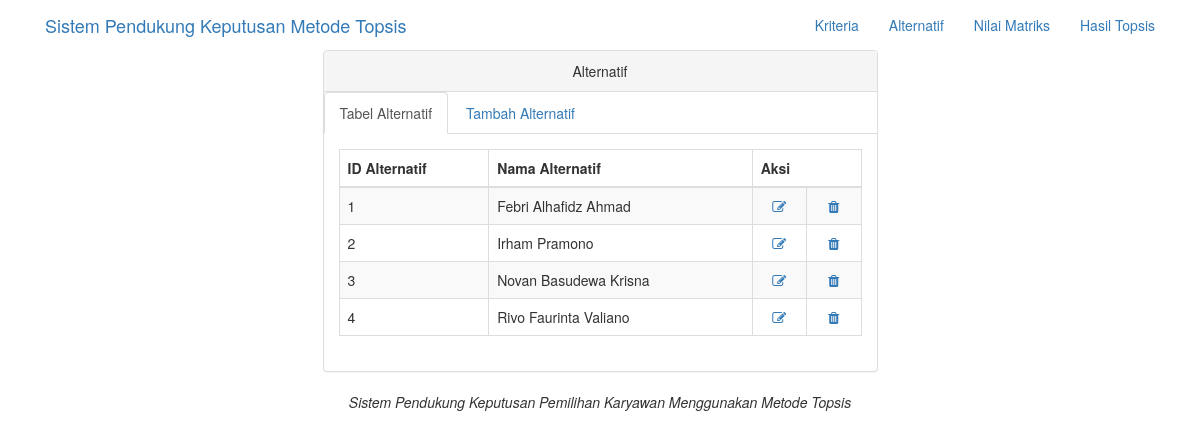
The page /alternatif.php on the database its author committed.
### tables this page shows
CREATE TABLE `tab_alternatif` (
  `id_alternatif` varchar(10) NOT NULL,
  `nama_alternatif` varchar(50) NOT NULL
);

### alternatif.php (the view, shortened to what this page needs)
<?php
include ("koneksi.php");
 ?>
<!DOCTYPE html>
<html>
  <head>
    <link href="tampilan/css/bootstrap.min.css" rel="stylesheet">
    <link href="tampilan/font-awesome/css/font-awesome.min.css" rel="stylesheet" type="text/css">
  </head>
  <body>
    <nav class="">
      <div class="container">
        <div class="navbar-header">
          <a class="navbar-brand" href="index.php">Sistem Pendukung Keputusan Metode Topsis</a>
        </div>
        <div class="collapse navbar-collapse">
          <ul class="nav navbar-nav navbar-right">
            <li>
              <a href="kriteria.php">Kriteria</a>
            </li>
            <li>
              <a href="alternatif.php">Alternatif</a>
            </li>
            <li>
              <a href="nilmat.php">Nilai Matriks</a>
            </li>
            <li>
              <a href="hastop.php">Hasil Topsis</a>
            </li>
          </ul>
        </div>
      </div>
    </nav>
    <div class="container">
      <div class="row">
        <div class="col-lg-6 col-lg-offset-3">
            <div class="panel panel-default">
                <div class="panel-heading text-center">
                    Alternatif
                </div>
                <ul class="nav nav-tabs">
                    <li class="active">
                      <a href="alternatif.php" data-toggle="tab">Tabel Alternatif</a>
                    </li>
                    <li>
                      <a href="alternatiftambah.php" data-toggle="tab">Tambah Alternatif</a>
                    </li>
                </ul>
                <div class="panel-body">
                    <div class="tab-content">
                      <div class="">
                        <table class="table table-striped table-bordered table-hover">
                          <thead >
                            <tr>
                              <th>ID Alternatif</th>
                              <th>Nama Alternatif</th>
                              <th colspan="2">Aksi</th>
                            </tr>
                          </thead>
                          <tbody>
                            <?php
                            $sql = $koneksi->query('SELECT * FROM tab_alternatif');
                            while ($row = $sql->fetch_array()) {
                            ?>
                            <tr>
                              <td><?php echo $row[0] ?></td>
                              <td><?php echo $row[1] ?></td>
                              <td align="center"><a href="editalternatif.php?id_alternatif=<?php echo $row['id_alternatif'] ?>"><i class="fa fa-edit fa-fw"></i> </td>
                              <td align="center"><a href="hapusalternatif.php?id_alternatif=<?php echo $row['id_alternatif'] ?>"><i class="fa fa-trash fa-fw"></i> </td>
                            </tr>
                            <?php } ?>
                          </tbody>
                        </table>
                      </div>
                    </div>
                </div>
            </div>
        </div>
      </div>
    </div>
    <footer class="text-center">
      <div class="footer-below">
        <div class="container">
          <div class="row">
            <div class="col-lg-12">
              <em>Sistem Pendukung Keputusan Pemilihan Karyawan Menggunakan Metode Topsis</em>
            </div>
          </div>
        </div>
      </div>
    </footer>
  </body>
</html>

### rows shown on the page
tab_alternatif: id_alternatif "1", nama_alternatif "Febri Alhafidz Ahmad"
tab_alternatif: id_alternatif "2", nama_alternatif "Irham Pramono"
tab_alternatif: id_alternatif "3", nama_alternatif "Novan Basudewa Krisna"
tab_alternatif: id_alternatif "4", nama_alternatif "Rivo Faurinta Valiano"
